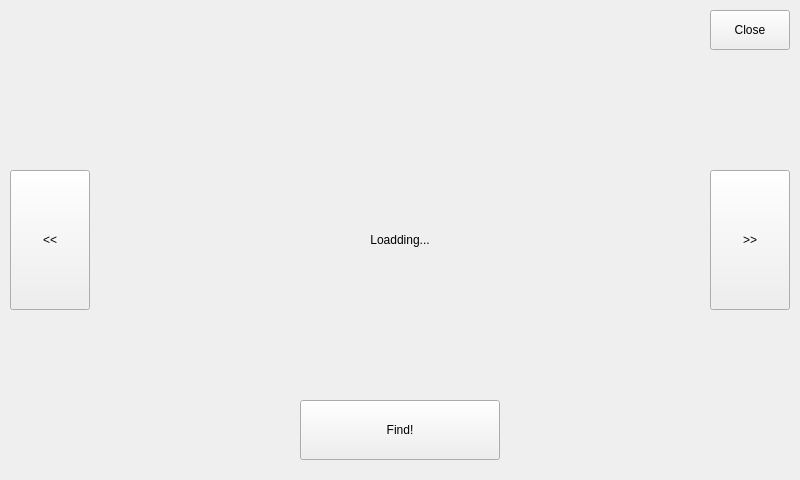
<?xml version="1.0" encoding="UTF-8"?>
<ui version="4.0">
 <class>Dialog</class>
 <widget class="QMainWindow" name="Dialog">
  <property name="geometry">
   <rect>
    <x>0</x>
    <y>0</y>
    <width>800</width>
    <height>480</height>
   </rect>
  </property>
  <property name="windowTitle">
   <string>Face Detection</string>
  </property>
  <widget class="QLabel" name="image_label">
   <property name="geometry">
    <rect>
     <x>0</x>
     <y>0</y>
     <width>800</width>
     <height>480</height>
    </rect>
   </property>
   <property name="text">
    <string>Loadding...</string>
   </property>
   <property name="alignment">
    <set>Qt::AlignCenter</set>
   </property>
  </widget>
  <widget class="QPushButton" name="find_button">
   <property name="geometry">
    <rect>
     <x>300</x>
     <y>400</y>
     <width>200</width>
     <height>60</height>
    </rect>
   </property>
   <property name="text">
    <string>Find!</string>
   </property>
  </widget>
  <widget class="QPushButton" name="left_button">
   <property name="geometry">
    <rect>
     <x>10</x>
     <y>170</y>
     <width>80</width>
     <height>140</height>
    </rect>
   </property>
   <property name="text">
    <string>&lt;&lt;</string>
   </property>
  </widget>
  <widget class="QPushButton" name="right_button">
   <property name="geometry">
    <rect>
     <x>710</x>
     <y>170</y>
     <width>80</width>
     <height>140</height>
    </rect>
   </property>
   <property name="text">
    <string>&gt;&gt;</string>
   </property>
  </widget>
  <widget class="QPushButton" name="close_button">
   <property name="geometry">
    <rect>
     <x>710</x>
     <y>10</y>
     <width>80</width>
     <height>40</height>
    </rect>
   </property>
   <property name="text">
    <string>Close</string>
   </property>
  </widget>
 </widget>
 <resources/>
 <connections/>
</ui>
